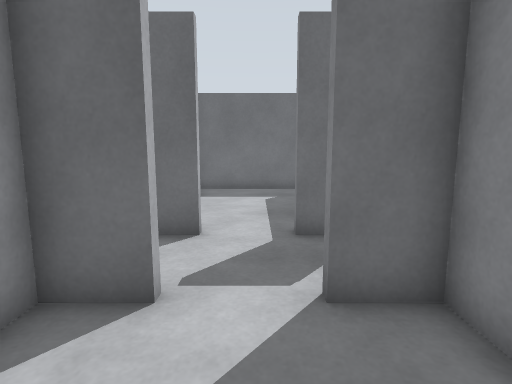
View 1 (above)

19 first-person views from a walk through a robot-simulator world made for Gazebo. The camera is 1 m above the floor, tilts 8° down and sees 80° across. The floor is counted in squares, 0.5 m on a side. Each view is taken from the middle of a square. On the plan, view 1 faces up. The plan holds only what a view shows up to about 17 squares ahead; the rest is blank.

View 2
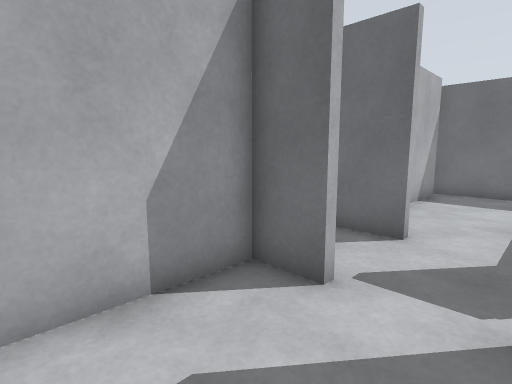

View 3
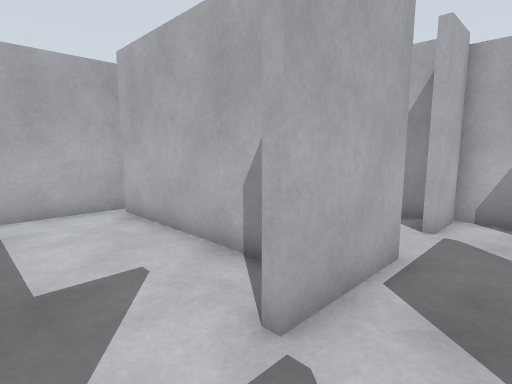

View 4
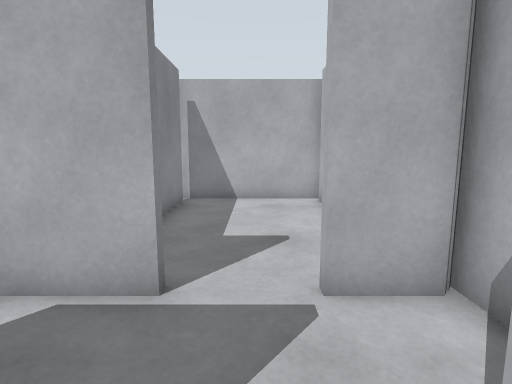

View 5
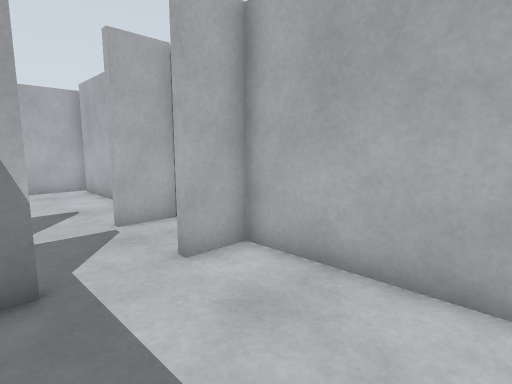

View 6
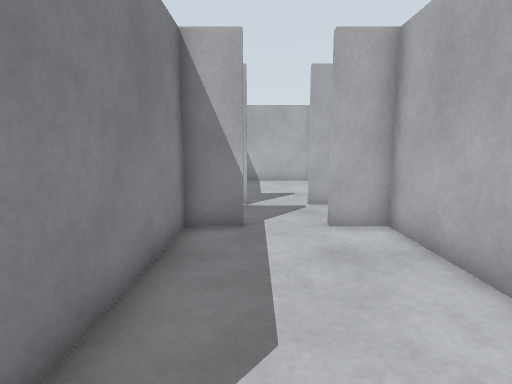

View 7
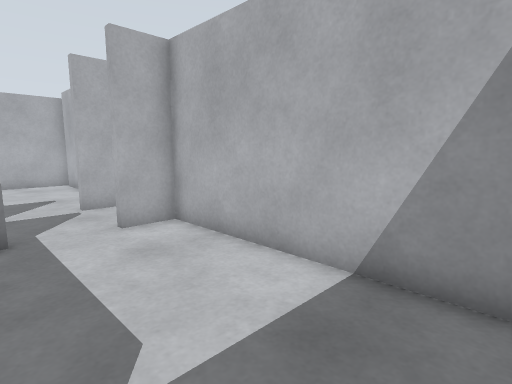

View 8
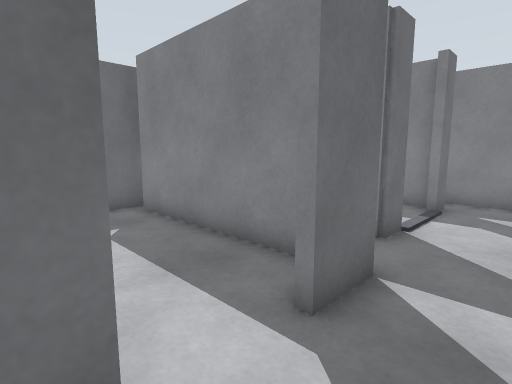

View 9
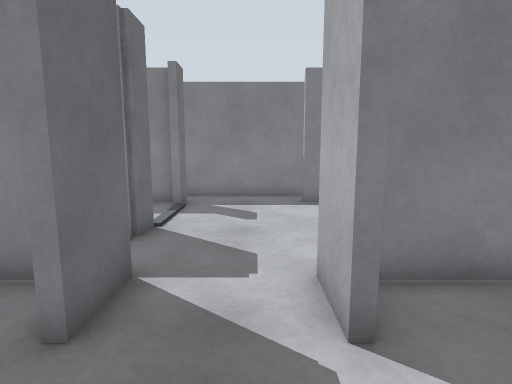

View 10
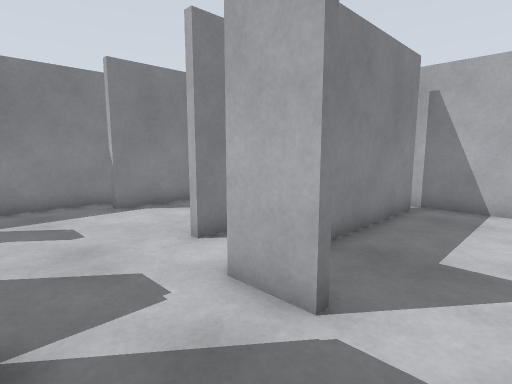

View 11
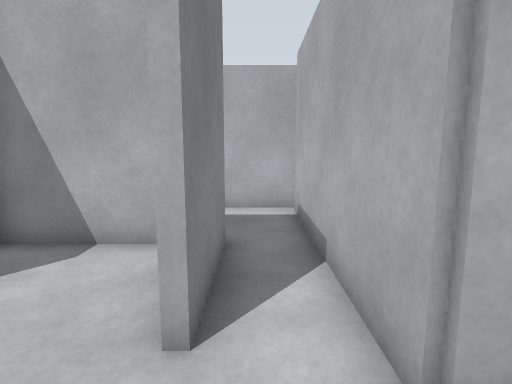

View 12
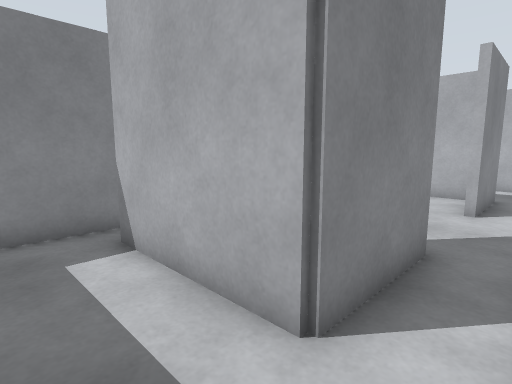

View 13
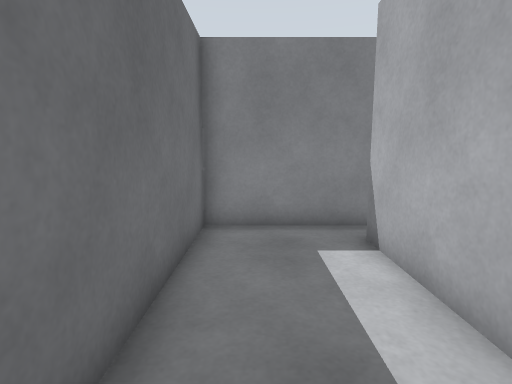

View 14
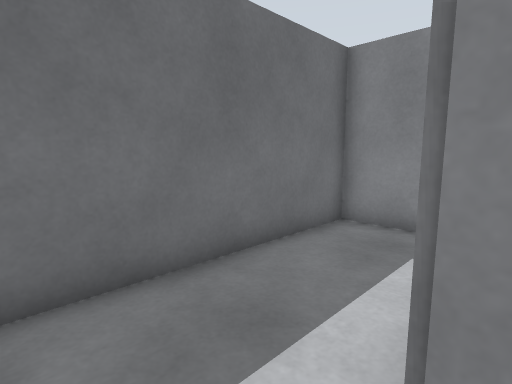

View 15
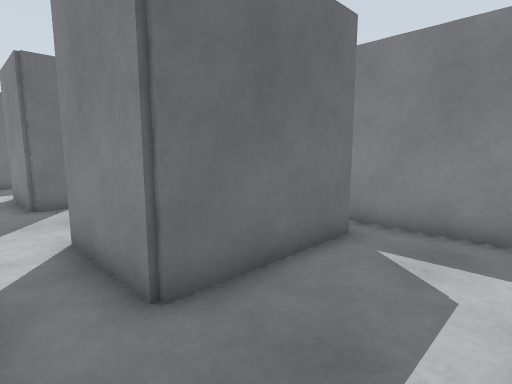

View 16
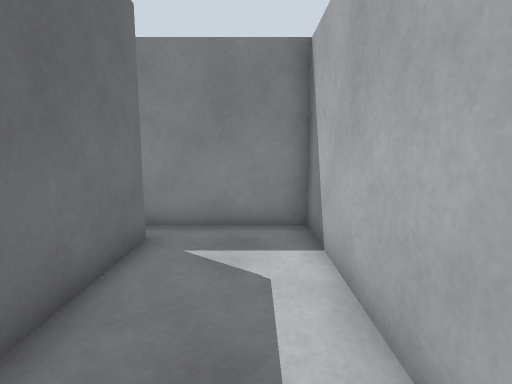

View 17
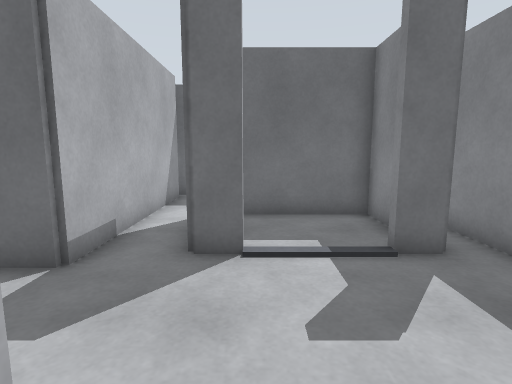

View 18
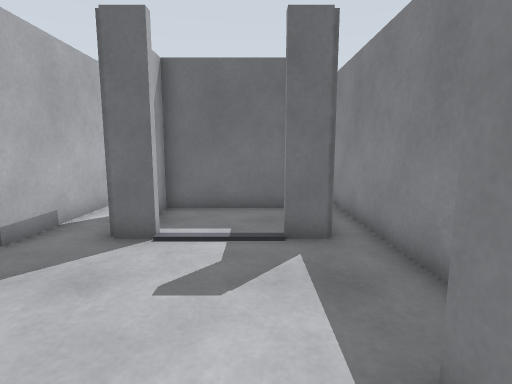

View 19
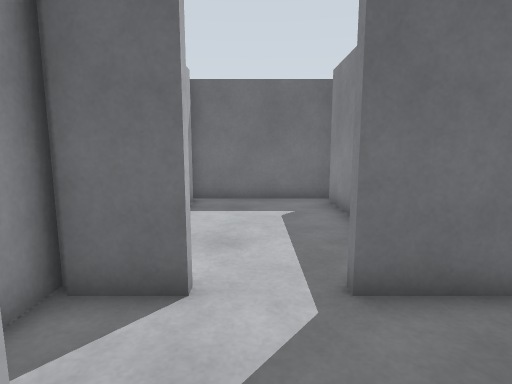

### Floor plan
Points are (right, up) in squares from view 1. A wall is a line through its corners. A room is listed if a view was taken in it or the views show most of it. See-through windows are left out.
Room 1 (views 1, 2)
walls: (-1.2, 3.8) (-2.9, 3.8) (-2.9, -3.9); (-3.1, -4.4) (1.9, -4.4); (2.5, -3.9) (2.5, 3.8) (0.9, 3.8)
ways out: opening at (-0.5, 4) to room 2; gap at (2, -4) to room 4; gap at (-3, -4) to room 6
Room 2 (views 3, 8, 9, 10)
walls: (-1.2, 7) (-4.8, 7); (-4.8, 4) (-1.2, 4); (-6.9, 7) (-8.8, 7); (0.9, 4) (2.7, 4); (2.7, 7) (0.9, 7); (-8.9, 7.4) (-8.9, 3.6); (-8.8, 4) (-6.9, 4)
ways out: opening at (-0.5, 4) to room 1; opening at (-5.5, 7) to room 3; opening at (1.5, 5.5) to room 4; opening at (-5.5, 4) to room 6; opening at (-0.5, 7) to room 7
Room 3 (views 4, 5, 6, 7)
walls: (-8.5, 14.9) (-8.5, 7.2) (-6.9, 7.2); (-3.1, 15.4) (-8.6, 15.4); (-4.8, 7.2) (-3.1, 7.2) (-3.1, 14.9)
ways out: opening at (-5.5, 7) to room 2; gap at (-3, 15) to room 7
Room 4 (views 11, 14, 15, 16, 17, 18)
walls: (5.5, -0.3) (9.5, -0.3); (2.7, 4) (2.7, -3.9); (9.5, 0.2) (9.5, 3.2); (10.9, 2.8) (10.9, 11.4); (9.6, -0.5) (4.7, -0.5) (4.7, 3.2); (4.7, 8.4) (4.7, 11.5); (9.5, 8.4) (9.5, 11.3) (4.9, 11.3); (1.9, -4.4) (10.9, -4.4) (10.9, 0.1); (2.7, 12.4) (2.7, 7)
ways out: gap at (2, -4) to room 1; opening at (1.5, 5.5) to room 2; opening at (3.5, 12.5) to room 5; opening at (10, 12) to room 5
objects: white box (5, 8) to (6, 8); white box (9, 8)
Room 5 (views 12, 13)
walls: (4.7, 11.5) (9.6, 11.5); (2.7, 14.9) (2.7, 12.4); (10.9, 11.4) (10.9, 15.4) (1.9, 15.4)
ways out: opening at (3.5, 12.5) to room 4; opening at (10, 12) to room 4; gap at (2, 15) to room 7
Room 6 (view 19)
walls: (-8.5, -0.5) (-8.5, -3.9); (-8.5, 3.4) (-8.5, 2.6); (-3.1, -3.9) (-3.1, -1); (-8.8, -4.4) (-3.1, -4.4)
ways out: gap at (-3, -4) to room 1; opening at (-5.5, 4) to room 2
Room 7 (no view inside)
walls: (-2.9, 14.9) (-2.9, 12); (1.9, 15.4) (-3.1, 15.4); (2.5, 8.4) (2.5, 14.9)
ways out: opening at (-0.5, 7) to room 2; gap at (-3, 15) to room 3; gap at (2, 15) to room 5

Where each view was taken, in squares from view 1:
view 1: 0 up, 0 right, facing up
view 2: 0 up, 1 right, facing up-left
view 3: 6 up, 1 right, facing down-left
view 4: 8 up, 6 left, facing down
view 5: 12 up, 4 left, facing down-left
view 6: 15 up, 5 left, facing down
view 7: 15 up, 4 left, facing down-left
view 8: 5 up, 2 left, facing up-right
view 9: 5 up, 2 left, facing right
view 10: 7 up, 1 left, facing down-right
view 11: 6 up, 4 right, facing down
view 12: 14 up, 3 right, facing down-right
view 13: 14 up, 3 right, facing right
view 14: 11 up, 3 right, facing up-right
view 15: 4 down, 3 right, facing up-right
view 16: 3 down, 3 right, facing right
view 17: 2 up, 6 right, facing up
view 18: 1 up, 8 right, facing up
view 19: 3 up, 6 left, facing up
